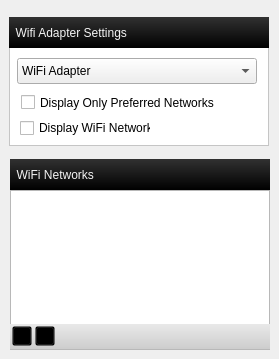
    <widget class="QWidget" name="wifiSetting">
     <attribute name="title">
      <string>    Settings     </string>
     </attribute>
     <widget class="QListView" name="connectSettingListview_2">
      <property name="geometry">
       <rect>
        <x>9</x>
        <y>45</y>
        <width>260</width>
        <height>101</height>
       </rect>
      </property>
      <property name="styleSheet">
       <string notr="true">background-color:#ffffff;</string>
      </property>
     </widget>
     <widget class="QLabel" name="wifiAdapterSettingLabel">
      <property name="geometry">
       <rect>
        <x>9</x>
        <y>17</y>
        <width>260</width>
        <height>31</height>
       </rect>
      </property>
      <property name="styleSheet">
       <string notr="true">background-color: qlineargradient(spread:pad, x1:0, y1:0.029, x2:0, y2:1, stop:0 rgba(48, 48, 48, 255), stop:1 rgba(0, 0, 0, 255));
font: 75 10pt &quot;Trebuchet MS&quot;;
color:#f4f4f4;</string>
      </property>
      <property name="text">
       <string>  Wifi Adapter Settings</string>
      </property>
     </widget>
     <widget class="QCheckBox" name="wifiNetworkCheck">
      <property name="geometry">
       <rect>
        <x>20</x>
        <y>118</y>
        <width>131</width>
        <height>20</height>
       </rect>
      </property>
      <property name="text">
       <string>Display WiFi Networks</string>
      </property>
     </widget>
     <widget class="QCheckBox" name="preferredNetworkCheck">
      <property name="geometry">
       <rect>
        <x>21</x>
        <y>92</y>
        <width>201</width>
        <height>21</height>
       </rect>
      </property>
      <property name="text">
       <string>Display Only Preferred Networks</string>
      </property>
     </widget>
     <widget class="QComboBox" name="wifiAdapterComboBox">
      <property name="geometry">
       <rect>
        <x>17</x>
        <y>58</y>
        <width>240</width>
        <height>26</height>
       </rect>
      </property>
      <item>
       <property name="text">
        <string>WiFi Adapter</string>
       </property>
      </item>
     </widget>
     <widget class="QLabel" name="wifiNetworkListLabel">
      <property name="geometry">
       <rect>
        <x>10</x>
        <y>159</y>
        <width>260</width>
        <height>31</height>
       </rect>
      </property>
      <property name="styleSheet">
       <string notr="true">background-color: qlineargradient(spread:pad, x1:0, y1:0.029, x2:0, y2:1, stop:0 rgba(48, 48, 48, 255), stop:1 rgba(0, 0, 0, 255));
font: 75 10pt &quot;Trebuchet MS&quot;;
color:#f4f4f4;</string>
      </property>
      <property name="text">
       <string>  WiFi Networks</string>
      </property>
     </widget>
     <widget class="QListWidget" name="wifiPreferredList">
      <property name="geometry">
       <rect>
        <x>10</x>
        <y>190</y>
        <width>260</width>
        <height>160</height>
       </rect>
      </property>
     </widget>
     <widget class="QLabel" name="label_33">
      <property name="geometry">
       <rect>
        <x>10</x>
        <y>324</y>
        <width>260</width>
        <height>25</height>
       </rect>
      </property>
      <property name="styleSheet">
       <string notr="true">background-color: qlineargradient(spread:pad, x1:0, y1:0.029, x2:0, y2:0.988727, stop:0 rgba(232, 232, 232, 255), stop:1 rgba(205, 205, 205, 255));</string>
      </property>
      <property name="text">
       <string/>
      </property>
     </widget>
     <widget class="QPushButton" name="wifiUpPushButton">
      <property name="geometry">
       <rect>
        <x>12</x>
        <y>326</y>
        <width>20</width>
        <height>20</height>
       </rect>
      </property>
      <property name="styleSheet">
       <string notr="true">background-image: url(:/upTech);
background-color: transparent;</string>
      </property>
      <property name="text">
       <string/>
      </property>
     </widget>
     <widget class="QPushButton" name="wifiDownPushButton">
      <property name="geometry">
       <rect>
        <x>35</x>
        <y>326</y>
        <width>20</width>
        <height>20</height>
       </rect>
      </property>
      <property name="styleSheet">
       <string notr="true">background-image: url(:/downTech);
background-color: transparent;</string>
      </property>
      <property name="text">
       <string/>
      </property>
     </widget>
    </widget>
